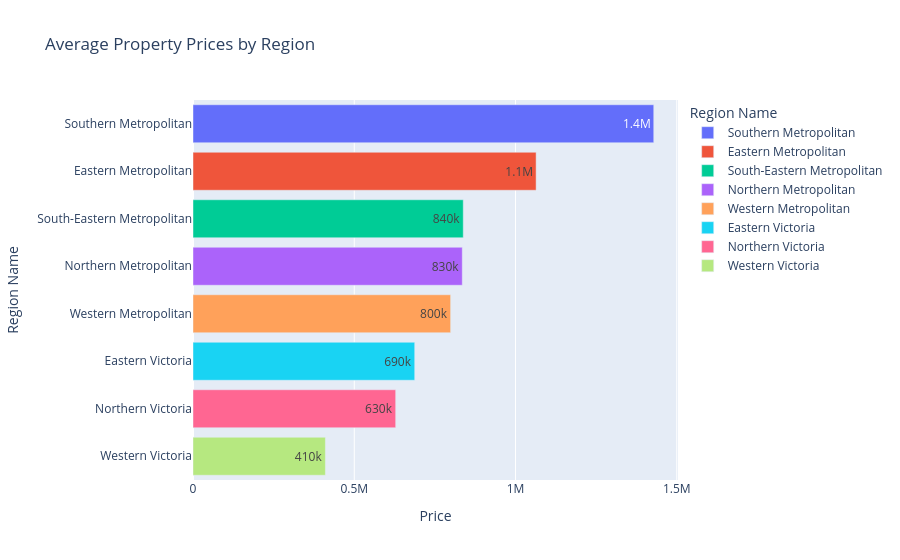

Notebook code for this chart:
### Code cell
px.bar(data_frame=avg_by_region, x='Price', y='Regionname',
       color='Regionname', text_auto='.2s',
       title='Average Property Prices by Region',labels={'Regionname': 'Region Name'})

### Figure 1 — Plotly figure (JSON) as saved in the notebook; plotly's stock layout.template omitted (floating-point values rounded to 4 significant figures)
{"data": [{"hovertemplate": "Region Name=%{y}<br>Price=%{x}<extra></extra>", "legendgroup": "Southern Metropolitan", "marker": {"color": "#636efa", "pattern": {"shape": ""}}, "name": "Southern Metropolitan", "orientation": "h", "showlegend": true, "textposition": "auto", "texttemplate": "%{x:.2s}", "type": "bar", "x": [1429000.0], "xaxis": "x", "y": ["Southern Metropolitan"], "yaxis": "y"}, {"hovertemplate": "Region Name=%{y}<br>Price=%{x}<extra></extra>", "legendgroup": "Eastern Metropolitan", "marker": {"color": "#EF553B", "pattern": {"shape": ""}}, "name": "Eastern Metropolitan", "orientation": "h", "showlegend": true, "textposition": "auto", "texttemplate": "%{x:.2s}", "type": "bar", "x": [1064000.0], "xaxis": "x", "y": ["Eastern Metropolitan"], "yaxis": "y"}, {"hovertemplate": "Region Name=%{y}<br>Price=%{x}<extra></extra>", "legendgroup": "South-Eastern Metropolitan", "marker": {"color": "#00cc96", "pattern": {"shape": ""}}, "name": "South-Eastern Metropolitan", "orientation": "h", "showlegend": true, "textposition": "auto", "texttemplate": "%{x:.2s}", "type": "bar", "x": [838000.0], "xaxis": "x", "y": ["South-Eastern Metropolitan"], "yaxis": "y"}, {"hovertemplate": "Region Name=%{y}<br>Price=%{x}<extra></extra>", "legendgroup": "Northern Metropolitan", "marker": {"color": "#ab63fa", "pattern": {"shape": ""}}, "name": "Northern Metropolitan", "orientation": "h", "showlegend": true, "textposition": "auto", "texttemplate": "%{x:.2s}", "type": "bar", "x": [834900.0], "xaxis": "x", "y": ["Northern Metropolitan"], "yaxis": "y"}, {"hovertemplate": "Region Name=%{y}<br>Price=%{x}<extra></extra>", "legendgroup": "Western Metropolitan", "marker": {"color": "#FFA15A", "pattern": {"shape": ""}}, "name": "Western Metropolitan", "orientation": "h", "showlegend": true, "textposition": "auto", "texttemplate": "%{x:.2s}", "type": "bar", "x": [798800.0], "xaxis": "x", "y": ["Western Metropolitan"], "yaxis": "y"}, {"hovertemplate": "Region Name=%{y}<br>Price=%{x}<extra></extra>", "legendgroup": "Eastern Victoria", "marker": {"color": "#19d3f3", "pattern": {"shape": ""}}, "name": "Eastern Victoria", "orientation": "h", "showlegend": true, "textposition": "auto", "texttemplate": "%{x:.2s}", "type": "bar", "x": [687500.0], "xaxis": "x", "y": ["Eastern Victoria"], "yaxis": "y"}, {"hovertemplate": "Region Name=%{y}<br>Price=%{x}<extra></extra>", "legendgroup": "Northern Victoria", "marker": {"color": "#FF6692", "pattern": {"shape": ""}}, "name": "Northern Victoria", "orientation": "h", "showlegend": true, "textposition": "auto", "texttemplate": "%{x:.2s}", "type": "bar", "x": [628400.0], "xaxis": "x", "y": ["Northern Victoria"], "yaxis": "y"}, {"hovertemplate": "Region Name=%{y}<br>Price=%{x}<extra></extra>", "legendgroup": "Western Victoria", "marker": {"color": "#B6E880", "pattern": {"shape": ""}}, "name": "Western Victoria", "orientation": "h", "showlegend": true, "textposition": "auto", "texttemplate": "%{x:.2s}", "type": "bar", "x": [410600.0], "xaxis": "x", "y": ["Western Victoria"], "yaxis": "y"}], "layout": {"barmode": "relative", "legend": {"title": {"text": "Region Name"}, "tracegroupgap": 0}, "title": {"text": "Average Property Prices by Region"}, "xaxis": {"anchor": "y", "domain": [0, 1], "title": {"text": "Price"}}, "yaxis": {"anchor": "x", "categoryarray": ["Western Victoria", "Northern Victoria", "Eastern Victoria", "Western Metropolitan", "Northern Metropolitan", "South-Eastern Metropolitan", "Eastern Metropolitan", "Southern Metropolitan"], "categoryorder": "array", "domain": [0, 1], "title": {"text": "Region Name"}}}}
